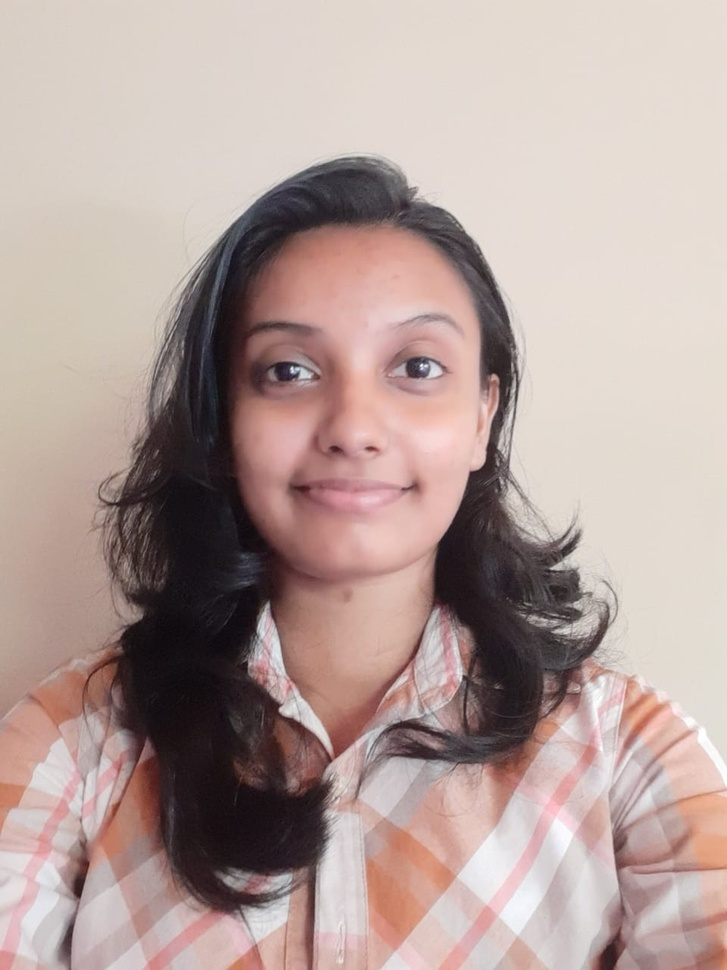
#> input picture Profile-pic.jpeg, 727 x 970 px, shrunk from 960 x 1280 before the run
$ python -i hair_across_eyes.py   (imports and definitions only)
#> lines starting #> are read from the running program, lines starting #| are printed output that depends on the picture; after the words box and inside, x2 and y2 are one past the last pixel; in counts of white or black regions, pixels touching at a corner belong together
import cv2
import numpy as np


def extract_hair_by_color(image_path):
    # Load the image
#> called with image_path = '../../../Profile-pic.jpeg'
    image = cv2.imread(image_path)
#> image is the input picture: shape (970, 727, 3); mean B, G, R 155, 160, 179.8
    image_rgb = cv2.cvtColor(image, cv2.COLOR_BGR2RGB)
    image_hsv = cv2.cvtColor(image, cv2.COLOR_BGR2HSV)
#> image_hsv: shape (970, 727, 3); mean H, S, V 49.3, 42.3, 180

    # Define the lower and upper bounds for hair color in HSV space
    lower_bound = np.array([0, 0, 0])
    upper_bound = np.array([180, 255, 80])

    # Create a mask using color thresholding
    mask = cv2.inRange(image_hsv, lower_bound, upper_bound)
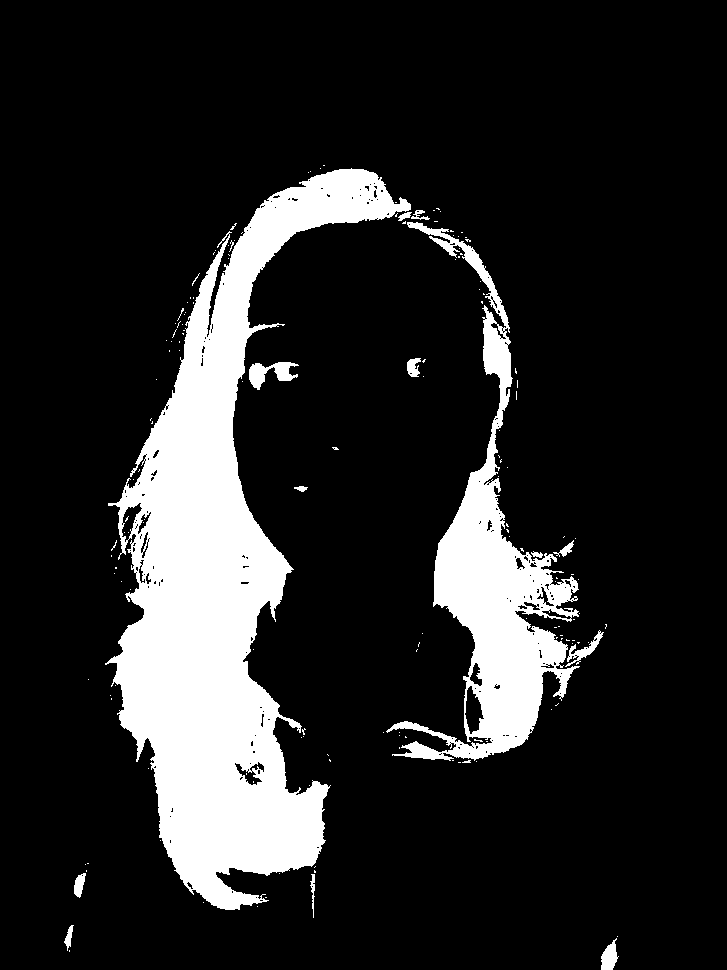
#> mask: shape (970, 727); 15.3% white; 161 white regions (147 under 20 px), largest, box (x1, y1, x2, y2) and area: (105, 168, 411, 910) 79293, (386, 222, 580, 761) 25726, (249, 362, 299, 390) 682

    # Extract the largest contiguous region
    num_labels, labels, stats, _ = cv2.connectedComponentsWithStats(mask, connectivity=8)
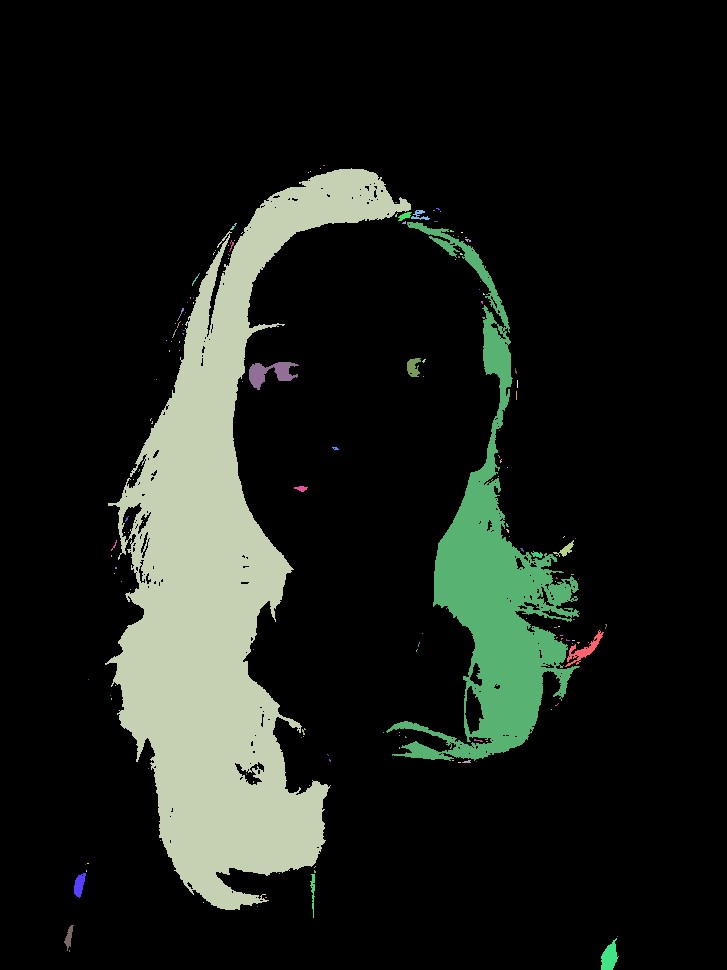
#> labels: shape (970, 727) int32; 162 distinct labels, from 0 to 161; one colour per label, 0 black
#> num_labels = 162; stats = 162 rows, first 6: [0, 0, 727, 970, 597323], [323, 165, 2, 1, 2], [320, 168, 1, 1, 1], [105, 168, 306, 742, 79293], [310, 171, 1, 1, 1], [308, 172, 1, 1, 1]
    largest_label = np.argmax(stats[1:, cv2.CC_STAT_AREA]) + 1  # exclude background
#> largest_label = 3
    largest_region_mask = np.where(labels == largest_label, 255, 0).astype(np.uint8)
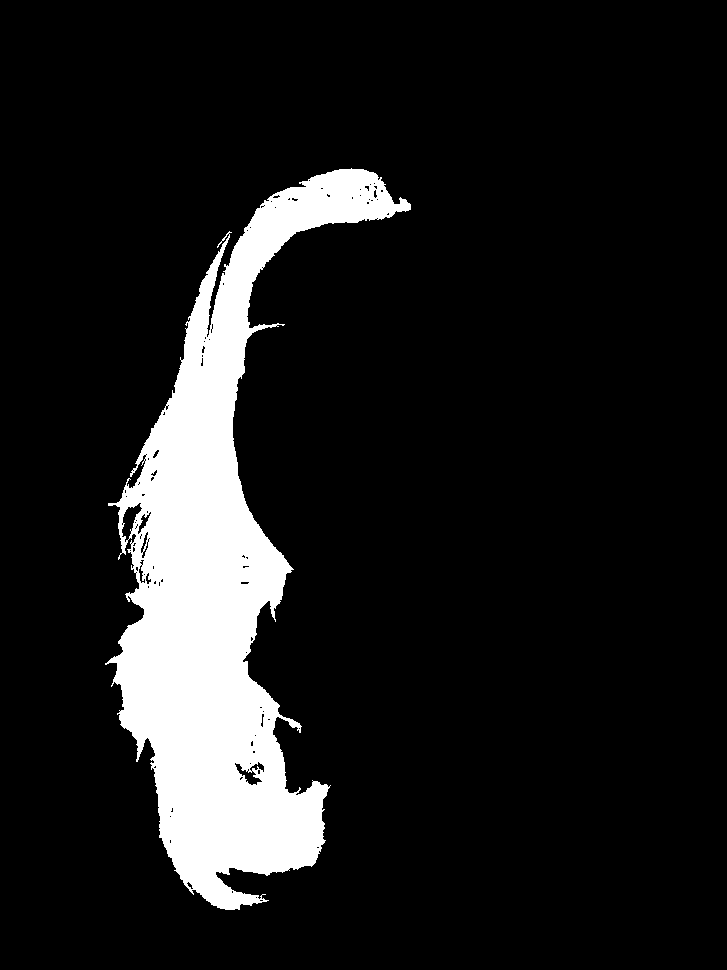
#> largest_region_mask: shape (970, 727); 11.2% white; 1 white region, box (x1, y1, x2, y2) and area: (105, 168, 411, 910) 79293

    return largest_region_mask


def corners_to_mask(shape, corners):
    mask = np.zeros(shape, dtype=np.uint8)
    cv2.fillConvexPoly(mask, np.array(corners, dtype=np.int32), 255)
    return mask


def check_eye_hair_overlap(image_path, left_eye, right_eye):
    # Extract hair using the earlier function
    hair_mask = extract_hair_by_color(image_path)

    # Convert the iris regions into binary masks
    h, w = hair_mask.shape
    left_eye_mask = corners_to_mask((h, w), left_eye)
    right_eye_mask = corners_to_mask((h, w), right_eye)

    # Check overlap between iris masks and hair mask
    left_overlap = np.any(np.logical_and(hair_mask, left_eye_mask))
    right_overlap = np.any(np.logical_and(hair_mask, right_eye_mask))

    return left_overlap, right_overlap

>>> result = extract_hair_by_color('../../../Profile-pic.jpeg')
